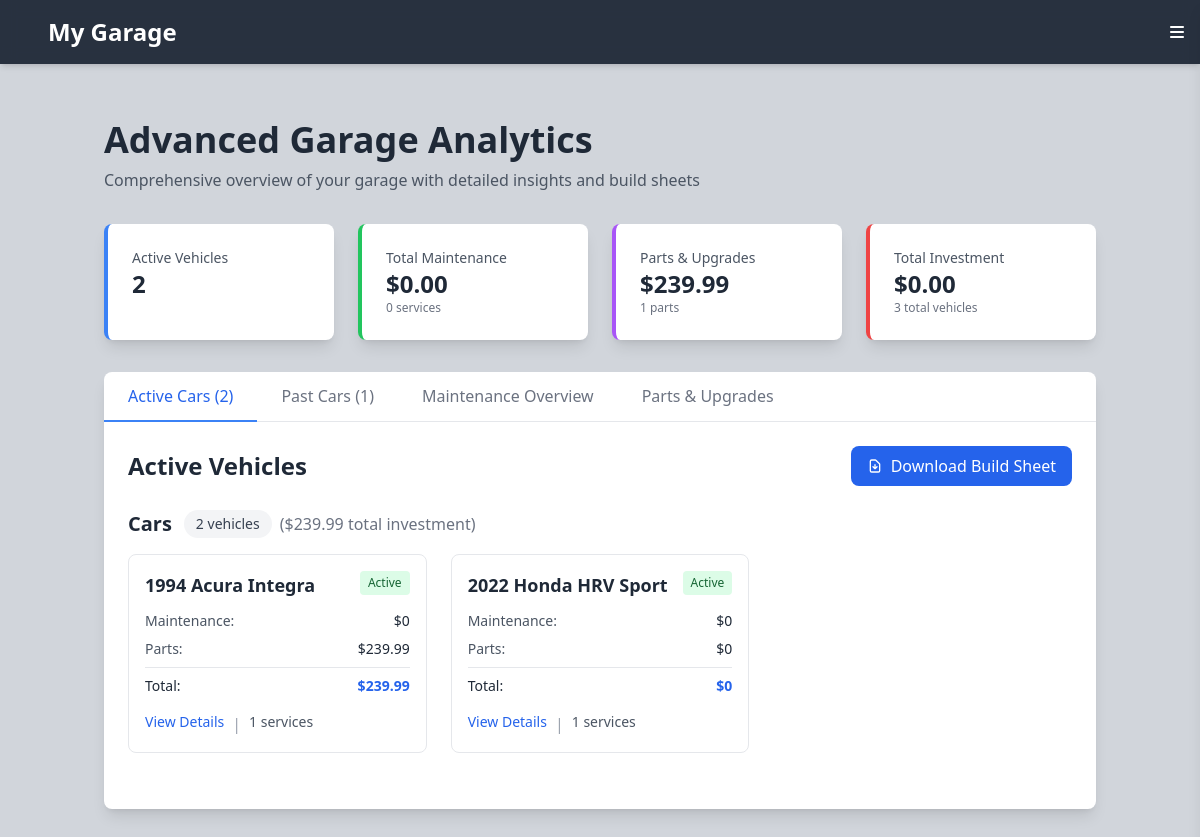
The page /adv_garage (signed in) on the database its author committed.
### tables this page shows
CREATE TABLE cars (
                id INTEGER PRIMARY KEY AUTOINCREMENT,
                user_id INTEGER NOT NULL,
                vehicle_type TEXT NOT NULL DEFAULT 'Car',
                make TEXT NOT NULL,
                model TEXT NOT NULL,
                year INTEGER NOT NULL,
                image_path TEXT,
                status TEXT NOT NULL DEFAULT 'active' CHECK (status IN ('active', 'past')),
                reason TEXT, hours REAL, miles REAL, purchase_date DATE, sell_date DATE,
                FOREIGN KEY (user_id) REFERENCES users(id) ON DELETE CASCADE
            );

### app.py (the view)
@app.route('/adv_garage')
@login_required
def adv_garage():
    conn = get_db_connection()
    conn.row_factory = sqlite3.Row
    active_cars = conn.execute('''
        SELECT * FROM cars
        WHERE user_id = ? AND status = 'active'
        ORDER BY vehicle_type, make, model, year DESC
    ''', (session['user_id'],)).fetchall()
    past_cars = conn.execute('''
        SELECT * FROM cars
        WHERE user_id = ? AND status = 'past'
        ORDER BY vehicle_type, make, model, year DESC
    ''', (session['user_id'],)).fetchall()
    maintenance_data = conn.execute('''
        SELECT c.id, c.make, c.model, c.year, mr.date, mr.service_type, mr.cost, mr.description, mr.shop_name
        FROM cars c
        LEFT JOIN maintenance_records mr ON c.id = mr.car_id
        WHERE c.user_id = ?
        ORDER BY c.make, c.model, mr.date DESC
    ''', (session['user_id'],)).fetchall()
    parts_data = conn.execute('''
        SELECT c.id, c.make, c.model, c.year, ap.part_name, ap.brand, ap.cost, ap.install_date, ap.notes
        FROM cars c
        LEFT JOIN aftermarket_parts ap ON c.id = ap.car_id
        WHERE c.user_id = ?
        ORDER BY c.make, c.model, ap.install_date DESC
    ''', (session['user_id'],)).fetchall()
    total_maintenance_cost = sum(m['cost'] or 0 for m in maintenance_data)
    total_parts_cost = sum(p['cost'] or 0 for p in parts_data)
    total_cost = total_maintenance_cost + total_parts_cost
    maintenance_count = len([m for m in maintenance_data if m['service_type']])
    parts_count = len([p for p in parts_data if p['part_name']])
    cars_with_data = {}
    for car in active_cars + past_cars:
        car_id = str(car['id'])  # Convert to string to ensure consistent key type
        car_maintenance = [dict(m) for m in maintenance_data if str(m['id']) == car_id]
        car_parts = [dict(p) for p in parts_data if str(p['id']) == car_id]
        maintenance_cost = sum(m['cost'] or 0 for m in car_maintenance)
        parts_cost = sum(p['cost'] or 0 for p in car_parts)
        total_cost = maintenance_cost + parts_cost
        cars_with_data[car_id] = {
            'car': dict(car),
            'maintenance': car_maintenance,
            'parts': car_parts,
            'maintenance_cost': maintenance_cost,
            'parts_cost': parts_cost,
            'total_cost': total_cost
        }
    def group_by_vehicle_type(cars_list):
        grouped = {}
        for car in cars_list:
            vehicle_type = car['vehicle_type'] or 'Other'
            if vehicle_type not in grouped:
                grouped[vehicle_type] = []
            grouped[vehicle_type].append(car)
        return grouped
    active_cars_by_type = group_by_vehicle_type(active_cars)
    past_cars_by_type = group_by_vehicle_type(past_cars)
    vehicle_type_stats = {}
    for vehicle_type in set(active_cars_by_type.keys()) | set(past_cars_by_type.keys()):
        active_count = len(active_cars_by_type.get(vehicle_type, []))
        past_count = len(past_cars_by_type.get(vehicle_type, []))
        active_cost = sum(cars_with_data[str(car['id'])]['total_cost'] for car in active_cars_by_type.get(vehicle_type, []))
        past_cost = sum(cars_with_data[str(car['id'])]['total_cost'] for car in past_cars_by_type.get(vehicle_type, []))
        vehicle_type_stats[vehicle_type] = {
            'active_count': active_count,
            'past_count': past_count,
            'total_count': active_count + past_count,
            'active_cost': active_cost,
            'past_cost': past_cost,
            'total_cost': active_cost + past_cost
        }
    conn.close()
    return render_template('adv_garage.html',
        active_cars=active_cars,
        past_cars=past_cars,
        active_cars_by_type=active_cars_by_type,
        past_cars_by_type=past_cars_by_type,
        vehicle_type_stats=vehicle_type_stats,
        maintenance_data=maintenance_data,
        parts_data=parts_data,
        cars_with_data=cars_with_data,
        total_maintenance_cost=total_maintenance_cost,
        total_parts_cost=total_parts_cost,
        total_cost=total_cost,
        maintenance_count=maintenance_count,
        parts_count=parts_count)

### app.py (called while the page is built)
@app.template_filter('currency')
def currency(value):
    try:
        return f"${float(value):,.2f}"
    except (ValueError, TypeError):
        return "$0.00"

def get_db_connection():
    conn = sqlite3.connect('cars.db')
    conn.row_factory = sqlite3.Row
    return conn

def login_required(f):
    @wraps(f)
    def decorated_function(*args, **kwargs):
        if 'user_id' not in session:
            return redirect(url_for('login', next=request.url))
        return f(*args, **kwargs)
    return decorated_function

### templates/adv_garage.html (shortened to what this page needs)
{% extends "base.html" %}
{% block content %}
<div class="container mx-auto px-4 py-8">
    <div class="mb-8">
        <h1 class="text-4xl font-bold text-gray-800 mb-2">Advanced Garage Analytics</h1>
        <p class="text-gray-600">Comprehensive overview of your garage with detailed insights and build sheets</p>
    </div>
    <div class="grid grid-cols-1 md:grid-cols-2 lg:grid-cols-4 gap-6 mb-8">
        <div class="bg-white rounded-lg shadow-lg p-6 border-l-4 border-blue-500">
            <p class="text-sm text-gray-600">Active Vehicles</p>
            <p class="text-2xl font-bold text-gray-800">
                {{ active_cars | length }}
            </p>
        </div>
        <div class="bg-white rounded-lg shadow-lg p-6 border-l-4 border-green-500">
            <p class="text-sm text-gray-600">Total Maintenance</p>
            <p class="text-2xl font-bold text-gray-800">
                {{ total_maintenance_cost | currency }}
            </p>
            <p class="text-xs text-gray-500">{{ maintenance_count }} services</p>
        </div>
        <div class="bg-white rounded-lg shadow-lg p-6 border-l-4 border-purple-500">
            <p class="text-sm text-gray-600">Parts & Upgrades</p>
            <p class="text-2xl font-bold text-gray-800">
                {{ total_parts_cost | currency }}
            </p>
            <p class="text-xs text-gray-500">{{ parts_count }} parts</p>
        </div>
        <div class="bg-white rounded-lg shadow-lg p-6 border-l-4 border-red-500">
            <p class="text-sm text-gray-600">Total Investment</p>
            <p class="text-2xl font-bold text-gray-800">
                {{ total_cost | currency }}
            </p>
            <p class="text-xs text-gray-500">
                {{ (active_cars|length) + (past_cars|length) }} total vehicles
            </p>
        </div>
    </div>
    <div class="bg-white rounded-lg shadow-lg">
        <div class="border-b border-gray-200">
            <nav class="flex -mb-px">
                <button onclick="showTab('active-cars')" class="tab-btn active-tab px-6 py-3 border-b-2 border-blue-500 font-medium text-blue-600">
                    Active Cars ({{ active_cars|length }})
                </button>
                <button onclick="showTab('past-cars')" class="tab-btn px-6 py-3 border-b-2 border-transparent font-medium text-gray-500 hover:text-gray-700">
                    Past Cars ({{ past_cars|length }})
                </button>
                <button onclick="showTab('maintenance')" class="tab-btn px-6 py-3 border-b-2 border-transparent font-medium text-gray-500 hover:text-gray-700">
                    Maintenance Overview
                </button>
                <button onclick="showTab('parts')" class="tab-btn px-6 py-3 border-b-2 border-transparent font-medium text-gray-500 hover:text-gray-700">
                    Parts & Upgrades
                </button>
            </nav>
        </div>
        <div class="p-6">
            <div id="active-cars" class="tab-content">
                <div class="flex justify-between items-center mb-6">
                    <h2 class="text-2xl font-bold text-gray-800">Active Vehicles</h2>
                    <button onclick="downloadBuildSheet('active')" class="bg-blue-600 hover:bg-blue-700 text-white px-4 py-2 rounded-lg flex items-center gap-2">
                        <svg class="w-4 h-4" fill="none" stroke="currentColor" viewBox="0 0 24 24">
                            <path stroke-linecap="round" stroke-linejoin="round" stroke-width="2" d="M12 10v6m0 0l-3-3m3 3l3-3m2 8H7a2 2 0 01-2-2V5a2 2 0 012-2h5.586a1 1 0 01.707.293l5.414 5.414a1 1 0 01.293.707V19a2 2 0 01-2 2z"></path>
                        </svg>
                        Download Build Sheet
                    </button>
                </div>
                {% for vehicle_type, cars in active_cars_by_type.items() %}
                <div class="mb-8">
                    <div class="flex items-center mb-4">
                        <h3 class="text-xl font-semibold text-gray-800 capitalize">{{ vehicle_type }}s</h3>
                        <span class="ml-3 bg-gray-100 text-gray-700 text-sm px-3 py-1 rounded-full">
                            {{ cars|length }} vehicle{{ 's' if cars|length != 1 else '' }}
                        </span>
                        <span class="ml-2 text-gray-500">
                            (${{ "{:,.2f}".format(vehicle_type_stats[vehicle_type]['active_cost']) }} total investment)
                        </span>
                    </div>
                    <div class="grid grid-cols-1 md:grid-cols-2 lg:grid-cols-3 gap-6">
                        {% for car in cars %}
                            <div class="border rounded-lg p-4 hover:shadow-lg transition-shadow">
                                <div class="flex justify-between items-start mb-3">
                                    <h4 class="text-lg font-semibold text-gray-800">{{ car.year }} {{ car.make }} {{ car.model }}</h4>
                                    <span class="bg-green-100 text-green-800 text-xs px-2 py-1 rounded">Active</span>
                                </div>
                                <div class="space-y-2 text-sm">
                                    <div class="flex justify-between">
                                        <span class="text-gray-600">Maintenance:</span>
                                        <span class="font-medium">${{ cars_with_data[car.id|string]['maintenance_cost'] | round(2) }}</span>
                                    </div>
                                    <div class="flex justify-between">
                                        <span class="text-gray-600">Parts:</span>
                                        <span class="font-medium">${{ cars_with_data[car.id|string]['parts_cost'] | round(2) }}</span>
                                    </div>
                                    <div class="flex justify-between border-t pt-2">
                                        <span class="text-gray-800 font-medium">Total:</span>
                                        <span class="font-bold text-blue-600">${{ cars_with_data[car.id|string]['total_cost'] | round(2) }}</span>
                                    </div>
                                </div>
                                <div class="mt-4 flex gap-2">
                                    <a href="{{ url_for('car_detail', car_id=car.id) }}" class="text-blue-600 hover:text-blue-800 text-sm">View Details</a>
                                    <span class="text-gray-400">|</span>
                                    <span class="text-gray-600 text-sm">{{ cars_with_data[car.id|string]['maintenance']|length }} services</span>
                                </div>
                            </div>
                        {% endfor %}
                    </div>
                </div>
                {% endfor %}
            </div>
        </div>
    </div>
</div>
{% endblock %}

### templates/base.html (shortened to what this page needs)
<!DOCTYPE html>
<html lang="en" class="h-full">
    <head>
        <link href="{{ url_for('static', filename='css/output.css') }}" rel="stylesheet">
        <link rel="stylesheet" href="https://cdnjs.cloudflare.com/ajax/libs/font-awesome/6.4.0/css/all.min.css">
    </head>
    <body class="bg-gray-300 text-gray-800 min-h-screen font-sans flex flex-col h-full">
        <header class="bg-gray-800 text-white p-4 shadow-md sticky top-0 z-50">
            <div class="max-w-8xl mx-auto flex items-center">
                <div class="flex-1">
                    {% if 'user_id' not in session %}
                        <a href="{{ url_for('landing') }}" class="text-2xl font-bold hover:text-gray-300 transition-colors">
                            My Garage
                        </a>
                    {% else %}
                        <a href="{{ url_for('home') }}" class="text-2xl font-bold hover:text-gray-300 transition-colors">
                            My Garage
                        </a>
                    {% endif %}
                </div>
                <div class="flex items-center">
                    <button id="menuButton" class="p-2 -m-2 rounded-md hover:bg-gray-700 focus:outline-none focus:ring-2 focus:ring-offset-2 focus:ring-offset-gray-800 focus:ring-white transition-colors">
                        <i class="fas fa-bars text-white"></i>
                    </button>
                </div>
            </div>
        </header>
        <main class="flex-1 p-6 max-w-6xl w-full mx-auto">
            {% block content %}{% endblock %}
        </main>
    </body>
</html>

### templates/base.html (style rules this page uses)
header.sticky { backdrop-filter: blur(8px); background-color: rgba(31, 41, 55, 0.95); }

### templates/adv_garage.html (style rules this page uses)
.active-tab { border-bottom-color: #3B82F6 !important; color: #2563EB !important; }

### rows shown on the page
cars: vehicle_type "Car", cars "2", value "s", vehicle_type "239.99", year "1994", make "Acura", model "Integra", cars_with_data "0", cars_with_data "239.99", cars_with_data "1"
cars: year "2022", make "Honda", model "HRV Sport", cars_with_data "0", cars_with_data "1"

### other values the page prints
{{ active_cars | length }} "2"
{{ total_maintenance_cost | currency }} "$0.00"
{{ maintenance_count }} "0"
{{ total_parts_cost | currency }} "$239.99"
{{ parts_count }} "1"
{{ total_cost | currency }} "$0.00"
{{ (active_cars|length) + (past_cars|length) }} "3"
{{ active_cars|length }} "2"
{{ past_cars|length }} "1"
